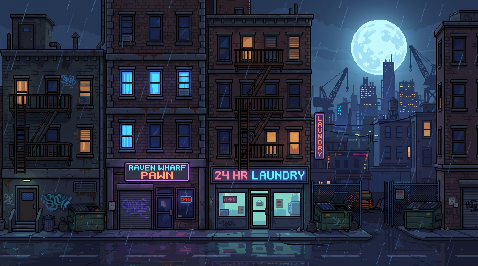
#> input picture assets/backdrops/dock.png, 478 x 266 px
$ python backdrop.py ../assets/backdrops/dock.png out.png
#> lines starting #> are read from the running program, lines starting #| are printed output that depends on the picture
#!/usr/bin/env python3
"""Turn a generated pixel-art backdrop into a true pixel-grid texture.

AI "pixel art" is drawn on a soft ~4 px pseudo-grid. This finds the grid
(period and phase from gradient energy), takes the median colour of every
block, and writes the native-resolution PNG. The game draws it with nearest
at BACKDROP_TEXEL world units per texel (SpriteBook), i.e. 6 screen pixels per
texel on 1080p under the 1.5x couch camera: integer, crisp, no shimmer.

    python3 tools/backdrop.py in.jpg assets/backdrops/dock.png [--crop x0,y0,x1,y1]
Also writes <out>.json with the texel height of the ground line (sidewalk).
"""
from __future__ import annotations

import argparse
import json
from pathlib import Path

import numpy as np
from PIL import Image


def _energy(gray: np.ndarray, axis: int) -> np.ndarray:
    return np.abs(np.diff(gray, axis=axis)).mean(axis=1 - axis)


def grid(gray: np.ndarray, axis: int) -> tuple[float, float]:
    """(period, phase) of the pseudo-pixel grid along one axis."""
    e = _energy(gray, axis)
    e = e - e.mean()
    n = e.shape[0]
    idx = np.arange(n)
    best = (0.0, 4.0, 0.0)
    for p in np.arange(3.0, 8.01, 0.02):
        # Project edge energy onto a comb of period p; the phase comes from
        # the complex sum (a Fourier coefficient at 1/p).
        z = (e * np.exp(-2j * np.pi * idx / p)).sum()
        score = abs(z) / n
        if score > best[0]:
            best = (score, float(p), float((-np.angle(z) / (2 * np.pi) * p) % p))
    return best[1], best[2]


def snap(img: np.ndarray, px: float, ox: float, py: float, oy: float) -> np.ndarray:
    h, w = img.shape[:2]
    xs = np.arange(ox + 0.5, w - 1, px)
    ys = np.arange(oy + 0.5, h - 1, py)
    out = np.zeros((len(ys) - 1, len(xs) - 1, 3), np.uint8)
    for j in range(len(ys) - 1):
        y0, y1 = int(round(ys[j])), int(round(ys[j + 1]))
        for i in range(len(xs) - 1):
            x0, x1 = int(round(xs[i])), int(round(xs[i + 1]))
            # Inner 60% of the block: skip the soft AI edge between blocks.
            iy0 = y0 + (y1 - y0) // 5
            iy1 = max(iy0 + 1, y1 - (y1 - y0) // 5)
            ix0 = x0 + (x1 - x0) // 5
            ix1 = max(ix0 + 1, x1 - (x1 - x0) // 5)
            block = img[iy0:iy1, ix0:ix1].reshape(-1, 3)
            out[j, i] = np.median(block, axis=0)
    return out


def main() -> None:
    ap = argparse.ArgumentParser()
    ap.add_argument("src")
    ap.add_argument("dst")
    ap.add_argument("--crop", default="")
    ap.add_argument("--ground", type=float, default=0.86,
                    help="ground line (sidewalk top) as a fraction of the source height")
    ap.add_argument("--period", type=float, default=0.0,
                    help="force a square grid of this many source px per texel (images with no real grid)")
    a = ap.parse_args()
    im = Image.open(a.src).convert("RGB")
#> im is the input picture: PIL image 478x266 RGB; mean R, G, B 40.4, 47.9, 66.5
    ground_px = im.size[1] * a.ground
#> ground_px = 228.8
    if a.crop:
        x0, y0, x1, y1 = (int(v) for v in a.crop.split(","))
        im = im.crop((x0, y0, x1, y1))
        ground_px -= y0
    rgb = np.asarray(im)
    gray = rgb.astype(np.float32).mean(axis=2)
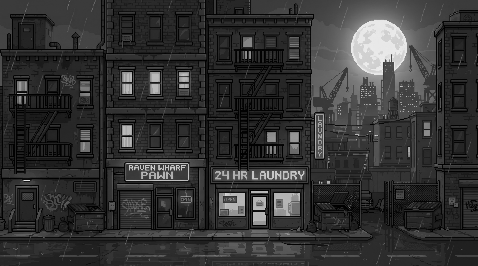
#> gray: shape (266, 478) float32; min 0, max 237.7, mean 51.6
    if a.period > 0:
        px = py = a.period
        ox = oy = 0.0
    else:
        px, ox = grid(gray, 1)
#> in grid, `e = _energy(gray, axis)`: e = 477 values, max 43.64 at index 204, min 1.76 at index 473, mean 10.06
#> in grid, `e = e - e.mean()`: e = 477 values, max 33.59 at index 204, min -8.3 at index 473, mean 5.76e-07
#> the loop in grid, `for p in np.arange(3.0, 8.01, 0.02):` made 251 passes
#> (score, best) on passes 1, 2, 3, 4, 9, 12, 20, 27, 54, 91, 128, 180: (0.124, (0.124, 3, 2.03)), (0.142, (0.142, 3.02, 1.77)), (0.167, (0.167, 3.04, 0.255)), (0.207, (0.207, 3.06, 2.06)), (0.305, (0.305, 3.16, 1.23)), (0.337, (0.337, 3.22, 1.88)), (0.356, (0.356, 3.38, 1.38)), (0.425, (0.425, 3.52, 0.301)), (0.437, (0.437, 4.06, 1.25)), (0.474, (0.474, 4.8, 1.8)), (0.478, (0.478, 5.54, 5.09)), (0.501, (0.501, 6.58, 0.706))
#> score on passes 5, 6, 7, 8, 10, 11: 0.0241, 0.142, 0.0943, 0.139, 0.0755, 0.254
#> px = 7.04; ox = 6.73
        py, oy = grid(gray, 0)
#> the loop in grid (call 2), `for p in np.arange(3.0, 8.01, 0.02):` made 251 passes
#> (score, best) on passes 1, 7, 10, 39, 53, 54: (0.425, (0.425, 3, 2.25)), (0.46, (0.46, 3.12, 2.03)), (0.542, (0.542, 3.18, 1.37)), (0.545, (0.545, 3.76, 2.96)), (0.594, (0.594, 4.04, 1.52)), (0.703, (0.703, 4.06, 0.612))
#> score on passes 2, 3, 4, 5, 6, 8: 0.278, 0.205, 0.0904, 0.326, 0.296, 0.448
#> py = 4.06; oy = 0.612
    out = snap(rgb, px, ox, py, oy)
#> after the loop in snap, `for j in range(len(ys) - 1):`:
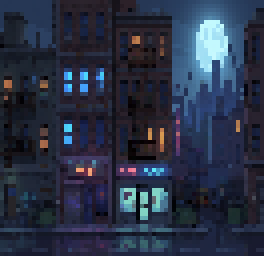
#> out: shape (64, 66, 3) (shown 4 times larger); mean R, G, B 41.6, 49.4, 68.8
    Path(a.dst).parent.mkdir(parents=True, exist_ok=True)
    Image.fromarray(out, "RGB").save(a.dst, optimize=True)
    meta = {"ground": round((ground_px - oy) / py, 1), "size": [out.shape[1], out.shape[0]]}
#> meta = {'ground': 56.2, 'size': [66, 64]}
    Path(a.dst).with_suffix(".json").write_text(json.dumps(meta))
    print("grid %.2f x %.2f px, phase %.2f/%.2f -> %dx%d, ground texel %.1f"
          % (px, py, ox, oy, out.shape[1], out.shape[0], meta["ground"]))
#| grid 7.04 x 4.06 px, phase 6.73/0.61 -> 66x64, ground texel 56.2


if __name__ == "__main__":
    main()

$ run again, with assets/backdrops/butcher_row_strip_0.png copied over assets/backdrops/dock.png
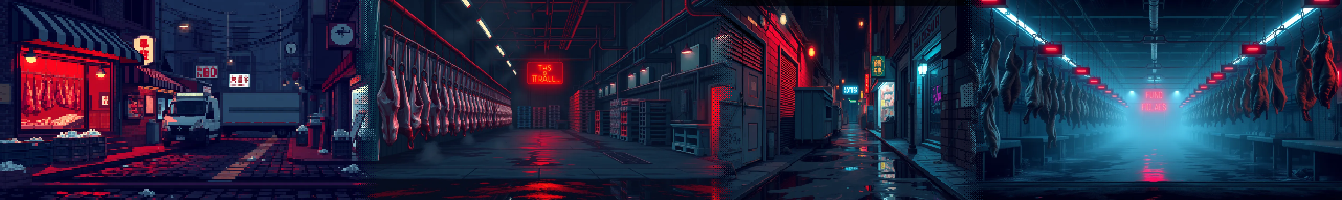
#> input picture assets/backdrops/butcher_row_strip_0.png, 1342 x 200 px
#> in main, im is the input picture: PIL image 1342x200 RGB; mean R, G, B 36, 39.7, 65.6
#> in main, `gray = rgb.astype(np.float32).mean(axis=2)`:
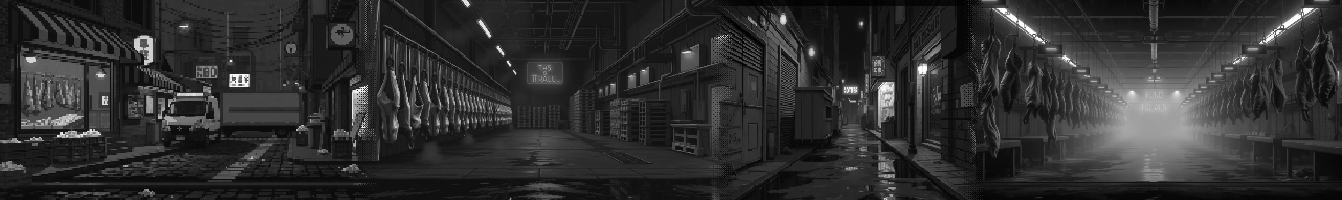
#> gray: shape (200, 1342) float32; min 0.667, max 255, mean 47.1
#> in grid, `e = _energy(gray, axis)`: e = 1341 values, max 59.73 at index 365, min 0 at index 0, mean 7.07
#> in grid, `e = e - e.mean()`: e = 1341 values, max 52.66 at index 365, min -7.07 at index 0, mean -4.32e-07
#> the loop in grid, `for p in np.arange(3.0, 8.01, 0.02):` made 251 passes
#> (score, best) on passes 1 to 2: (0.444, (0.444, 3, 1.19)), (0.541, (0.541, 3.02, 1.11))
#> px = 3.02; ox = 1.11
#> the loop in grid (call 2), `for p in np.arange(3.0, 8.01, 0.02):` made 251 passes
#> (score, best) on pass 1: (1.09, (1.09, 3, 1.51))
#> py = 3; oy = 1.51
#> after the loop in snap, `for j in range(len(ys) - 1):`:
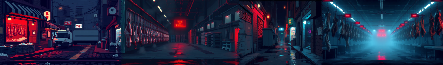
#> out: shape (65, 443, 3); mean R, G, B 35.4, 39.8, 65.9
#> meta = {'ground': 56.8, 'size': [443, 65]}
#| grid 3.02 x 3.00 px, phase 1.11/1.51 -> 443x65, ground texel 56.8
